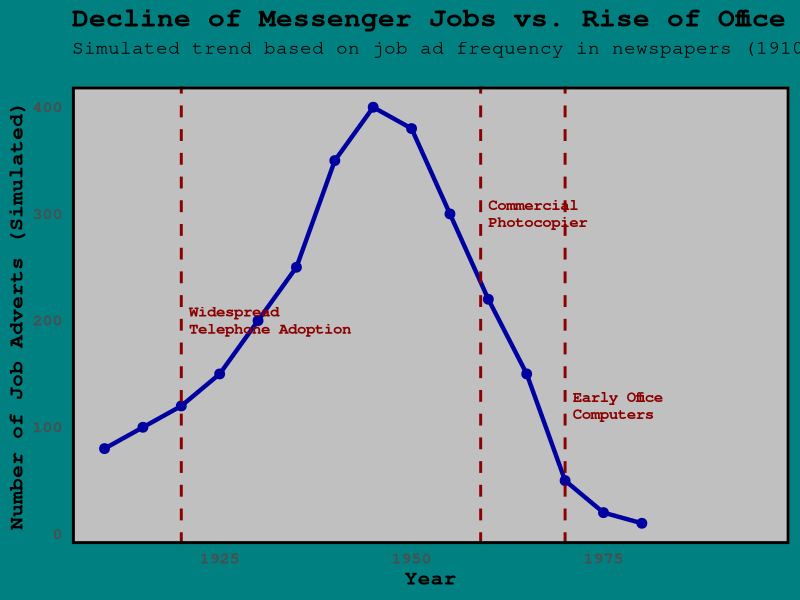
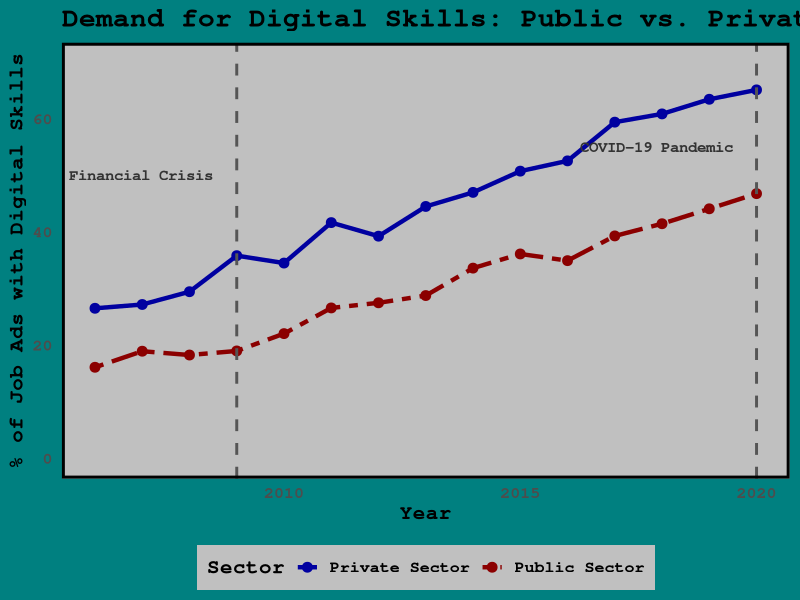

R code for these plots, in order:
## ---- chunk 1
# Load necessary libraries for data manipulation and plotting
library(ggplot2)
library(dplyr)
library(tibble)

# --- 1. Create Simulated Data (Corrected) ---
# The 'year' sequence has 15 values, so 'messenger_ads' must also have 15.
job_data <- tibble(
  year = seq(1910, 1980, by = 5),
  messenger_ads = c(
    80, 100, 120, 150, 200, 250, 350, 400, # Rise to 1945 peak (8 values)
    380, 300, 220, 150, 50, 20, 10         # Decline from 1950 to 1980 (7 values)
  )
)

# This tibble marks the introduction of key technologies.
# Labels are wrapped using \n for better fit.
tech_inventions <- tibble(
  year = c(1920, 1959, 1970),
  technology = c("Widespread\nTelephone Adoption", "Commercial\nPhotocopier", "Early Office\nComputers"),
  label_y = c(200, 300, 120) # Y-axis position for labels
)

# --- 2. Create the ggplot Visualization with Windows 95 Theme ---
ggplot() +
  # Plot the line for messenger job ad demand
  geom_line(data = job_data, aes(x = year, y = messenger_ads), color = "#0000a0", size = 1.5) +
  geom_point(data = job_data, aes(x = year, y = messenger_ads), color = "#0000a0", size = 3) +

  # Add vertical lines for each key technological invention
  geom_vline(data = tech_inventions, aes(xintercept = year), linetype = "dashed", color = "darkred", size = 1) +

  # Add text labels for the technology introductions
  geom_text(
    data = tech_inventions,
    aes(x = year + 1, y = label_y, label = technology), # Position labels closer to the line
    hjust = 0,
    color = "darkred",
    family = "mono", # Use a monospaced font for a retro feel
    fontface = "bold",
    size = 4,
    lineheight = 0.9 # Adjust line spacing for wrapped text
  ) +

  # --- 3. Customize Labels and Theme for a Windows 95 Look ---
  labs(
    title = "Decline of Messenger Jobs vs. Rise of Office Technology",
    subtitle = "Simulated trend based on job ad frequency in newspapers (1910-1980)",
    x = "Year",
    y = "Number of Job Adverts (Simulated)"
  ) +
  # Extend the x-axis to give labels space
  coord_cartesian(xlim = c(1910, 1995)) +
  theme_minimal(base_size = 15) +
  theme(
    # Set text elements to use a monospaced font and black color
    text = element_text(family = "mono", color = "black"),
    plot.title = element_text(face = "bold", size = 20),
    plot.subtitle = element_text(size = 14, margin = margin(b = 20)),
    axis.title = element_text(face = "bold"),
    axis.text = element_text(face = "bold"),

    # Set background colors
    plot.background = element_rect(fill = "#008080", color = NA), # Teal background
    panel.background = element_rect(fill = "#c0c0c0", color = NA), # Gray plot area

    # Add a border around the plot panel to mimic a window
    panel.border = element_rect(color = "black", fill = NA, size = 2),

    # Remove grid lines for a cleaner, more retro look
    panel.grid.major = element_blank(),
    panel.grid.minor = element_blank()
  )

## ---- chunk 2
# Load necessary libraries for data manipulation and plotting
library(ggplot2)
library(dplyr)
library(tibble)

# --- 1. Create Simulated Data ---
# This tibble simulates the percentage of job ads demanding digital competence
# for the public and private sectors from 2006 to 2020.
# The data shows both sectors increasing, but the public sector lagging behind.
skills_data <- tibble(
  year = 2006:2020,
  private_sector = seq(from = 25, to = 65, length.out = 15) + rnorm(15, 0, 1.5),
  public_sector = seq(from = 15, to = 45, length.out = 15) + rnorm(15, 0, 1.5)
)

# This tibble marks the disruptive events mentioned in the paper.
disruptive_events <- tibble(
  year = c(2009, 2020),
  event = c("2009 Financial Crisis", "COVID-19 Pandemic"),
  label_y = c(50, 55) # Y-axis position for labels
)

# --- 2. Create the ggplot Visualization with Windows 95 Theme ---
ggplot(skills_data, aes(x = year)) +
  # Plot the lines for private and public sector demand
  geom_line(aes(y = private_sector, color = "Private Sector"), size = 1.5) +
  geom_line(aes(y = public_sector, color = "Public Sector"), size = 1.5, linetype = "twodash") +

  # Add points for clarity
  geom_point(aes(y = private_sector, color = "Private Sector"), size = 3) +
  geom_point(aes(y = public_sector, color = "Public Sector"), size = 3) +

  # Add vertical lines for each disruptive event
  geom_vline(data = disruptive_events, aes(xintercept = year), linetype = "dashed", color = "#555555", size = 1) +

  # Add text labels for the events
  geom_text(
    data = disruptive_events,
    aes(x = year - 0.5, y = label_y, label = event),
    hjust = 1,
    color = "#333333",
    family = "mono",
    fontface = "bold",
    size = 4
  ) +

  # --- 3. Customize Labels, Colors, and Theme ---
  labs(
    title = "Demand for Digital Skills: Public vs. Private Sector",
    # subtitle = "Simulated trend showing the percentage of job ads requiring digital competence (2006-2020)",
    x = "Year",
    y = "% of Job Ads with Digital Skills",
    color = "Sector" # Legend title
  ) +
  # Define the colors for the lines to match our theme
  scale_color_manual(values = c(
    "Private Sector" = "#0000a0", # Blue
    "Public Sector" = "darkred"   # Red
  )) +
  # Extend the y-axis to give title space
  coord_cartesian(ylim = c(0, 70)) +
  theme_minimal(base_size = 15) +
  theme(
    # Set text elements to use a monospaced font and black color
    text = element_text(family = "mono", color = "black"),
    plot.title = element_text(face = "bold", size = 20),
    plot.subtitle = element_text(size = 14, margin = margin(b = 20)),
    axis.title = element_text(face = "bold"),
    axis.text = element_text(face = "bold"),

    # Set background colors
    plot.background = element_rect(fill = "#008080", color = NA), # Teal background
    panel.background = element_rect(fill = "#c0c0c0", color = NA), # Gray plot area

    # Add a border around the plot panel
    panel.border = element_rect(color = "black", fill = NA, size = 2),

    # Style the legend to match
    legend.position = "bottom",
    legend.background = element_rect(fill = "#c0c0c0", color = NA),
    legend.title = element_text(face = "bold"),
    legend.text = element_text(face = "bold"),
    legend.key = element_rect(fill = "#c0c0c0", color = NA),

    # Remove grid lines
    panel.grid.major = element_blank(),
    panel.grid.minor = element_blank()
  )

